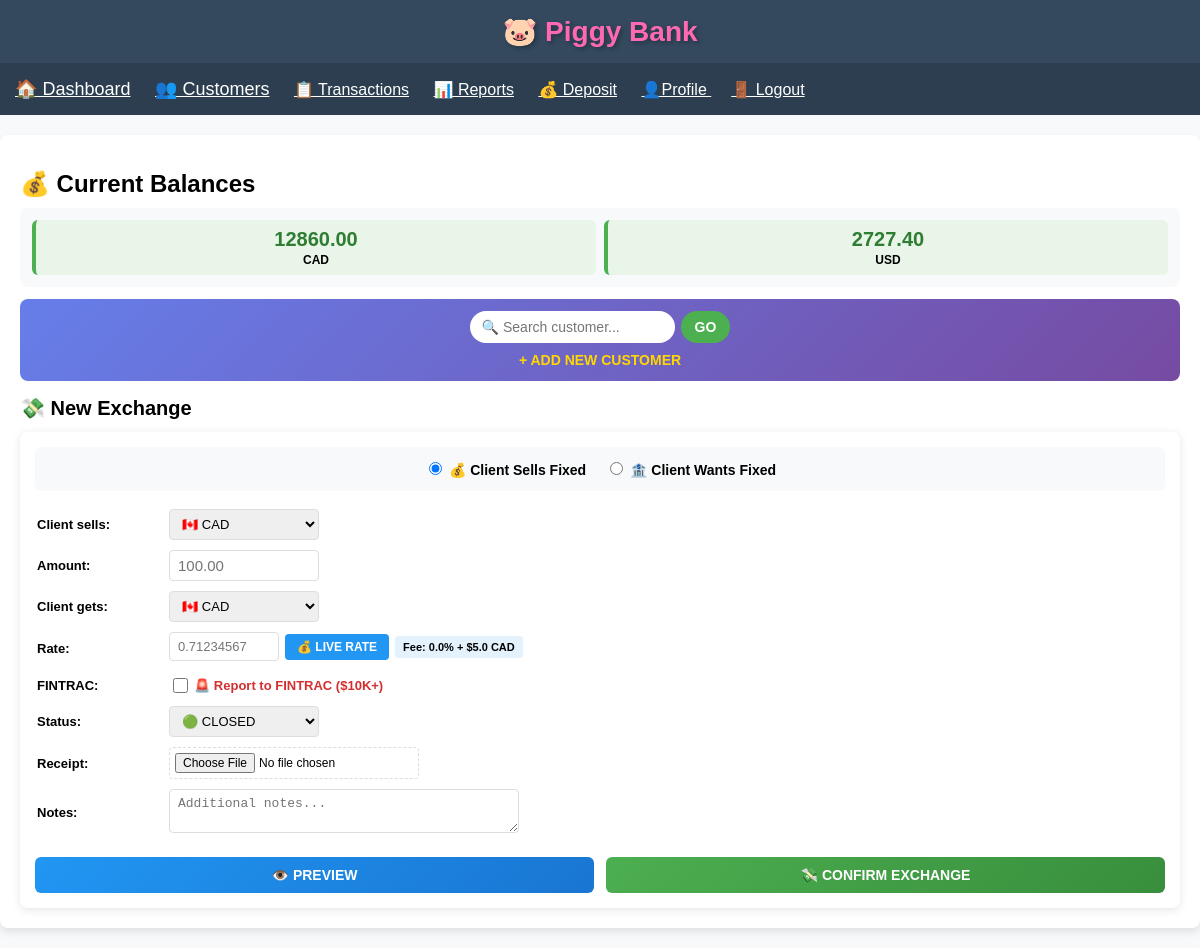
Page / (signed in) on the earlier database version.
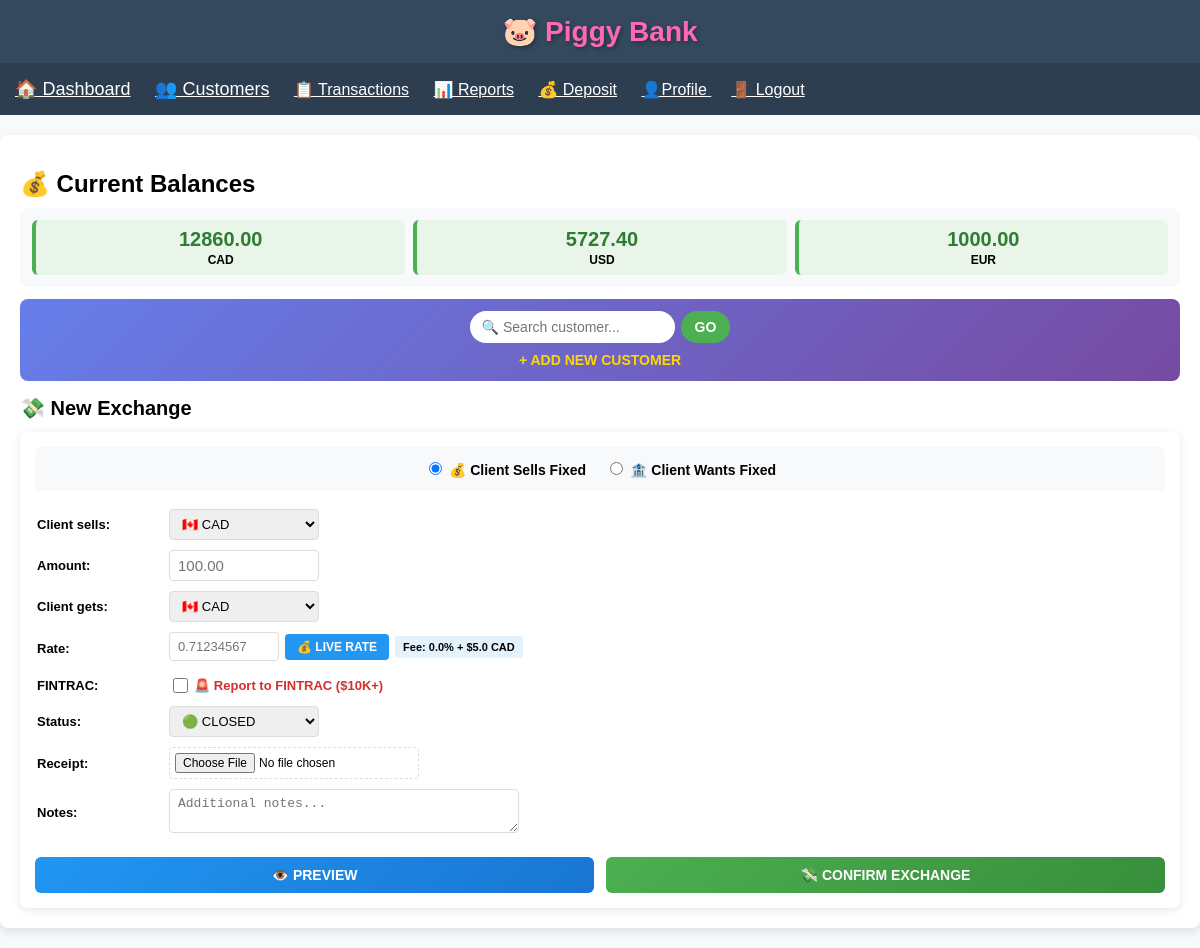
Same page on the later database version.
### app.py (models this page shows)
class Transaction(db.Model):
    id = db.Column(db.String(11), primary_key=True)
    date = db.Column(db.DateTime, default=datetime.utcnow)
    from_currency = db.Column(db.String(3), nullable=False)
    to_currency = db.Column(db.String(3), nullable=False)
    from_amount = db.Column(db.Float, nullable=False)
    to_amount = db.Column(db.Float, nullable=False)
    exchange_rate = db.Column(db.Float, nullable=False)
    notes = db.Column(db.Text, nullable=True)
    is_fintrac = db.Column(db.Boolean, default=False)
    client_id = db.Column(db.Integer, db.ForeignKey('client.id'), nullable=False)
    receipt_filename = db.Column(db.String(100))
    status = db.Column(db.String(10), default='closed')

### app.py (the view, shortened to what this page needs)
@app.route('/', methods=['GET', 'POST'])
def index():
    if 'user_id' not in session:
        return redirect(url_for('login'))
    client = None
    total_volume_usd = 0
    led_color = '#00FF00'
    balances = get_balances()
    open_transactions = Transaction.query.filter_by(status='pending').all()
    other_currency = 'CAD'
    current_fee = round(FEE_PERCENTAGE * 100, 1)
    current_flat_fee = round(FLAT_FEE_CAD, 2)
    return render_template('index.html',
                           client=client,
                           balances=balances,
                           open_transactions=open_transactions,
                           other_currency=other_currency,
                           current_fee=current_fee,
                           current_flat_fee=current_flat_fee,
                           total_volume_usd=total_volume_usd,
                           led_color=led_color)

### app.py (called while the page is built)
def get_balances():
    if 'user_id' not in session:
        return {}
    client_id = session.get('selected_client_id')
    if session.get('is_admin') and not client_id:
        transactions = Transaction.query.all()
    else:
        if not client_id:
            return {}
        transactions = Transaction.query.filter_by(client_id=client_id).all()
    balances = {}
    for tx in transactions:
        if tx.from_amount == 0:  # DEPOSIT
            balances[tx.to_currency] = balances.get(tx.to_currency, 0) + tx.to_amount
        else:  # EXCHANGE: Exchange RECEIVES from_amount, PAYS to_amount
            balances[tx.from_currency] = balances.get(tx.from_currency, 0) + tx.from_amount  # Receive from client
            balances[tx.to_currency] = balances.get(tx.to_currency, 0) - tx.to_amount  # Pay to client
    return {k: round(v, 2) for k, v in balances.items()}

### templates/index.html (shortened to what the changed rows need)
{% extends "base.html" %}
{% block content %}
<h1 style="margin: 15px 0 10px 0; font-size: 24px;">💰 Current Balances</h1>
<div class="balances" style="background: #f8f9fa; padding: 12px; border-radius: 8px; margin: 0 0 12px 0;">
    {% if balances %}
        <div style="display: grid; grid-template-columns: repeat(auto-fit, minmax(120px, 1fr)); gap: 8px;">
            {% for currency, amount in balances.items() %}
                <div style="background: {% if amount >= 0 %}#e8f5e8{% else %}#ffebee{% endif %}; padding: 8px 6px; border-radius: 6px; text-align: center; border-left: 4px solid {% if amount >= 0 %}#4caf50{% else %}#f44336{% endif %};">
                    <h3 style="margin: 0 0 2px 0; font-size: 20px; color: {% if amount >= 0 %}#2e7d32{% else %}#c62828{% endif %};">{{ "%.2f"|format(amount) }}</h3>
                    <p style="margin: 0; font-weight: bold; text-transform: uppercase; font-size: 12px;">{{ currency }}</p>
                </div>
            {% endfor %}
        </div>
    {% else %}
        <p style="text-align: center; color: #666; font-size: 14px; margin: 0;">📊 No transactions yet!</p>
    {% endif %}
</div>
<h2 style="margin: 15px 0 12px 0; font-size: 20px;">💸 New Exchange</h2>
{% endblock %}

Differences in the rows shown:
computed for Transaction "USD": amount "2727.40" → "5727.40"
added Transaction: to_amount "1000.00", to_currency "EUR"
